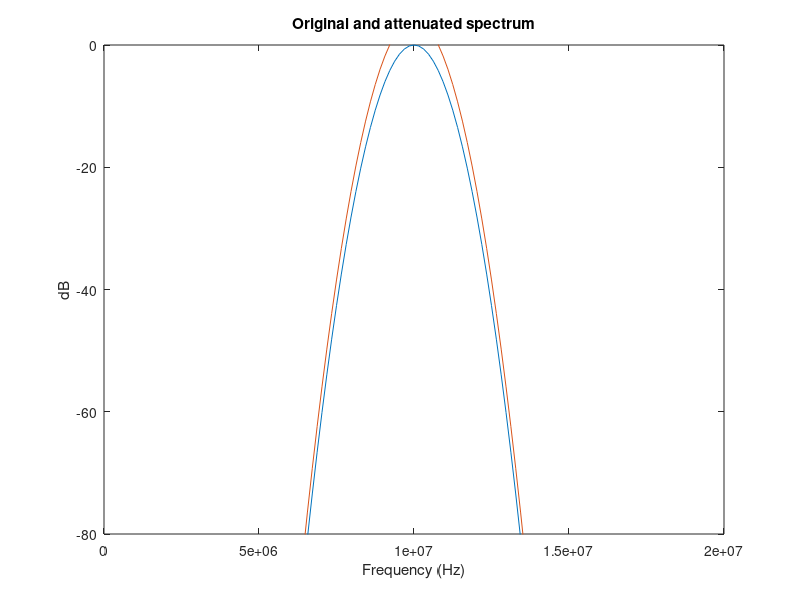
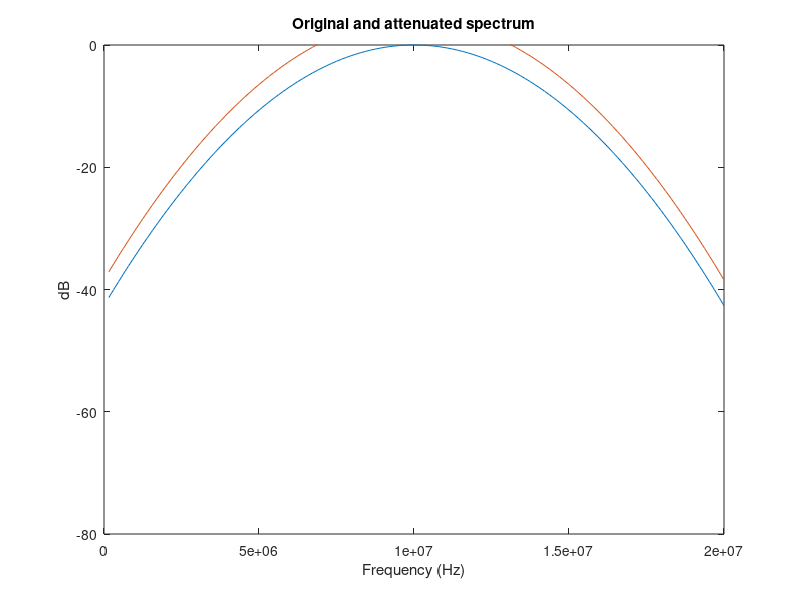

Recreate these plots in MATLAB, in order.
% Homework 9: Beamforming

%Program to examine frequency dependent attenuation
% BME 4873/8730 use only
% HW Question: Extract the Gaussian function generation in the frequency domain.
% Simulate impact of tissue dependent attenuation  0.7 dB/cm/MHz
% Simulate and show the original spectrum (amplitude vs. frequency)
% for 80% -6dB fractional bandwidth (i.e. bandwidth between lower 
%     and upper frequency cutoffs at -6dB with respect to maximum 
%     divided by center frequency or mean of upper and lower cutoffs)
%     and 20% -6dB fractional bandwidth. Perform the calculation for
%     a 10 MHz center frequency and assume 3 cm depth of imaging.  
%     Remember to assume a two way path. 
%     Superimpose on the plot of the original spectrum the spectrum 
%     of the attenuated waveform and measure the center frequency 
%     downshift.

% (c) J A Hossack 2017,2019

clear all
%close all

% figure
fc=10e6;                                    % Center frequency
fs=fc/64;                                   % Define a sampling frequency (not critical)           
f=[fs:fs:2*fc];                             % Define an adequate frequency range
w=2*pi*f;                                   % Angular frequency radians
ns=length(f);                               % Number of samples

for i=1:2                                   % Case 20% then 80% BW
if i==1
    bw=20;                                  % Fractional bandwidth as percent
else
    bw=80;
end

sig=bw*fc/100;                              % Width of Gausian

gauss_pulse=exp(-pi*((f-fc)/sig).^2);       % Generate Gaussian pulse (frequency domain)

gauss_pulse=gauss_pulse./max(gauss_pulse);  % Normalize to 1 - although in this case it ought to be already
gauss_pulse_db=20*log10(gauss_pulse);

atten_fn_db=4.2              % Atten using 0.7 db/MHz/cm assuming 2 x 3 cm pathlength (as an example)
                                % dB per MHz per cm. dB is "-" because it
                                % is attenuating
                                % f is f./1e-6 to account for f axis being
                                % in Hz and attenuation defined in terms of
                                % MHz
gauss_pulse_atten_db=gauss_pulse_db+atten_fn_db;  % Multiple in FD = add in log domain
figure
plot(f,gauss_pulse_db)
hold on
plot(f,(gauss_pulse_atten_db),'-');         % Attenuation function is a filter - multiplication in Freq. Dom. 
                                            % However, both filter and waveform are in log. domain so add them
plot(f,atten_fn_db,'--');
xlim([0 2e7]);
ylim([-80 0]);                              % Need to set useful limits
title('Original and attenuated spectrum')
xlabel('Frequency (Hz)')
ylabel('dB')
[Ymax,index] = max(gauss_pulse_atten_db);
f_max=f(index);
disp(['Center frequency of filtered function is ',num2str(f_max), ' Hz'])
% Hence calculate the frequency downshift from the original center freq.
% You can use data cursor in plot function to extract maximum if preferred
end